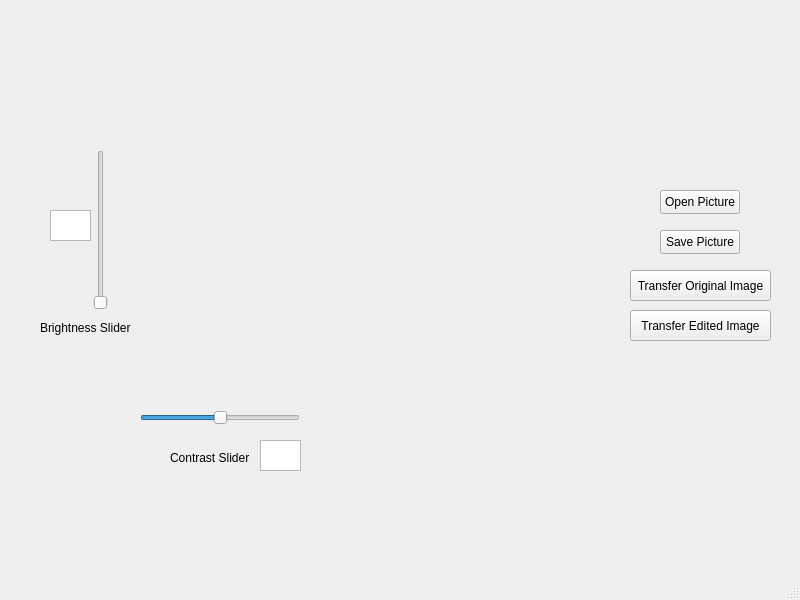
<?xml version="1.0" encoding="UTF-8"?>
<ui version="4.0">
 <class>MainWindow</class>
 <widget class="QMainWindow" name="MainWindow">
  <property name="geometry">
   <rect>
    <x>0</x>
    <y>0</y>
    <width>800</width>
    <height>600</height>
   </rect>
  </property>
  <property name="windowTitle">
   <string>MainWindow</string>
  </property>
  <widget class="QWidget" name="centralwidget">
   <widget class="QPushButton" name="saveButton">
    <property name="geometry">
     <rect>
      <x>660</x>
      <y>230</y>
      <width>80</width>
      <height>24</height>
     </rect>
    </property>
    <property name="text">
     <string>Save Picture</string>
    </property>
   </widget>
   <widget class="QPushButton" name="pushButton">
    <property name="geometry">
     <rect>
      <x>660</x>
      <y>190</y>
      <width>80</width>
      <height>24</height>
     </rect>
    </property>
    <property name="text">
     <string>Open Picture</string>
    </property>
   </widget>
   <widget class="QSlider" name="ContrastSlider">
    <property name="geometry">
     <rect>
      <x>140</x>
      <y>410</y>
      <width>160</width>
      <height>16</height>
     </rect>
    </property>
    <property name="minimum">
     <number>-128</number>
    </property>
    <property name="maximum">
     <number>128</number>
    </property>
    <property name="value">
     <number>0</number>
    </property>
    <property name="sliderPosition">
     <number>0</number>
    </property>
    <property name="orientation">
     <enum>Qt::Horizontal</enum>
    </property>
   </widget>
   <widget class="QLabel" name="ContrastSliderLabel">
    <property name="geometry">
     <rect>
      <x>170</x>
      <y>450</y>
      <width>161</width>
      <height>16</height>
     </rect>
    </property>
    <property name="text">
     <string>Contrast Slider</string>
    </property>
   </widget>
   <widget class="QLabel" name="label_2">
    <property name="geometry">
     <rect>
      <x>130</x>
      <y>30</y>
      <width>511</width>
      <height>361</height>
     </rect>
    </property>
    <property name="text">
     <string/>
    </property>
   </widget>
   <widget class="QLabel" name="label">
    <property name="geometry">
     <rect>
      <x>130</x>
      <y>30</y>
      <width>511</width>
      <height>361</height>
     </rect>
    </property>
    <property name="text">
     <string/>
    </property>
   </widget>
   <widget class="QSlider" name="BrightnessSlider">
    <property name="geometry">
     <rect>
      <x>90</x>
      <y>150</y>
      <width>21</width>
      <height>160</height>
     </rect>
    </property>
    <property name="orientation">
     <enum>Qt::Vertical</enum>
    </property>
   </widget>
   <widget class="QLabel" name="BrightnessSliderLabel">
    <property name="geometry">
     <rect>
      <x>40</x>
      <y>320</y>
      <width>131</width>
      <height>16</height>
     </rect>
    </property>
    <property name="text">
     <string>Brightness Slider</string>
    </property>
   </widget>
   <widget class="QLabel" name="ContrastValue">
    <property name="geometry">
     <rect>
      <x>180</x>
      <y>430</y>
      <width>49</width>
      <height>16</height>
     </rect>
    </property>
    <property name="text">
     <string/>
    </property>
   </widget>
   <widget class="QTextBrowser" name="ContrastValueLabel">
    <property name="geometry">
     <rect>
      <x>50</x>
      <y>210</y>
      <width>41</width>
      <height>31</height>
     </rect>
    </property>
   </widget>
   <widget class="QTextBrowser" name="BrightnessValueLabel">
    <property name="geometry">
     <rect>
      <x>260</x>
      <y>440</y>
      <width>41</width>
      <height>31</height>
     </rect>
    </property>
   </widget>
   <widget class="QLabel" name="BrightnessValue">
    <property name="geometry">
     <rect>
      <x>480</x>
      <y>430</y>
      <width>49</width>
      <height>16</height>
     </rect>
    </property>
    <property name="text">
     <string/>
    </property>
   </widget>
   <widget class="QPushButton" name="transferImageButton">
    <property name="geometry">
     <rect>
      <x>630</x>
      <y>270</y>
      <width>141</width>
      <height>31</height>
     </rect>
    </property>
    <property name="text">
     <string>Transfer Original Image</string>
    </property>
   </widget>
   <widget class="QPushButton" name="transferImageButton2">
    <property name="geometry">
     <rect>
      <x>630</x>
      <y>310</y>
      <width>141</width>
      <height>31</height>
     </rect>
    </property>
    <property name="text">
     <string>Transfer Edited Image</string>
    </property>
   </widget>
  </widget>
  <widget class="QMenuBar" name="menubar">
   <property name="geometry">
    <rect>
     <x>0</x>
     <y>0</y>
     <width>800</width>
     <height>21</height>
    </rect>
   </property>
  </widget>
  <widget class="QStatusBar" name="statusbar"/>
 </widget>
 <resources/>
 <connections/>
</ui>
